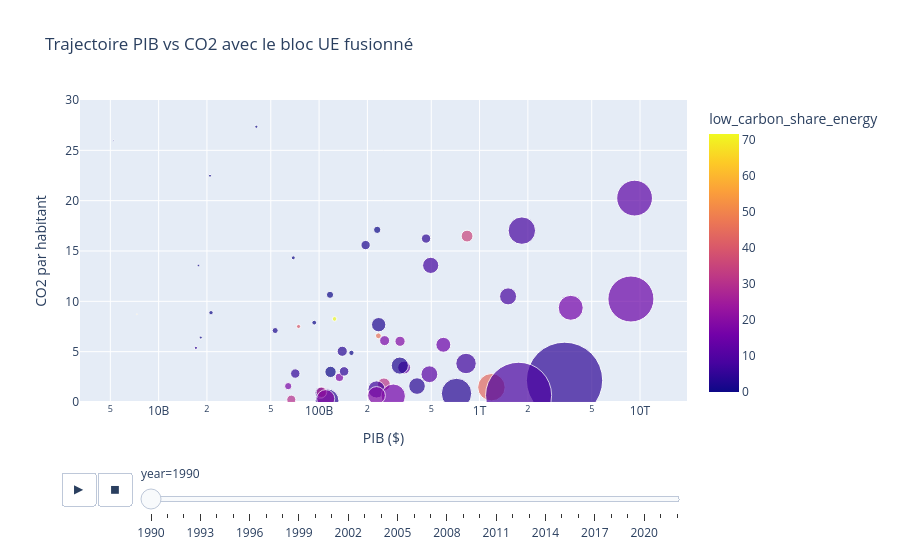

Notebook cell for this chart:
### Code cell
fig = px.scatter(df_clean_grouped, # On utilise le dataset groupé
                 x="gdp",
                 y="co2_per_capita",
                 size="population",
                 size_max=60,
                 color="low_carbon_share_energy",
                 hover_name="region_or_country", # On affiche le nouveau nom au survol
                 log_x=True,
                 animation_frame="year",
                 range_y=[0, 30],
                 title="Trajectoire PIB vs CO2 avec le bloc UE fusionné",
                 labels={"gdp":"PIB ($)", "co2_per_capita": "CO2 par habitant"})

fig.show()

### Figure 1 — Plotly figure (JSON) as saved in the notebook; plotly's stock layout.template omitted (floating-point values rounded to 4 significant figures)
{"data": [{"hovertemplate": "<b>%{hovertext}</b><br><br>year=1990<br>PIB ($)=%{x}<br>CO2 par habitant=%{y}<br>population=%{marker.size}<br>low_carbon_share_energy=%{marker.color}<extra></extra>", "hovertext": ["Algeria", "Argentina", "Australia", "Azerbaijan", "Bangladesh", "Belarus", "Brazil", "Canada", "Chile", "China", "Colombia", "Ecuador", "Egypt", "Hong Kong", "Iceland", "India", "Indonesia", "Iran", "Iraq", "Israel", "Japan", "Kazakhstan", "Kuwait", "Malaysia", "Mexico", "Morocco", "New Zealand", "North Macedonia", "Norway", "Oman", "Pakistan", "Peru", "Philippines", "Qatar", "Russia", "Saudi Arabia", "Singapore", "South Africa", "South Korea", "Sri Lanka", "Switzerland", "Taiwan", "Thailand", "Trinidad and Tobago", "Turkey", "Turkmenistan", "Ukraine", "Union Européenne", "United Arab Emirates", "United Kingdom", "United States", "Uzbekistan", "Venezuela", "Vietnam"], "legendgroup": "", "marker": {"color": [0.119, 13.7, 4.137, 1.77, 3.332, 0.012, 43.67, 35.07, 18.08, 4.45, 31.2, 17.3, 7.097, 0.0, 59.08, 8.845, 3.597, 2.531, 5.453, 0.006, 15.85, 2.384, 0.0, 4.645, 7.005, 4.106, 40.27, 4.612, 71.56, 0.0, 16.08, 28.07, 18.76, 0.0, 7.893, 0.0, 0.097, 2.553, 14.88, 29.79, 45.97, 18.87, 3.878, 0.139, 11.59, 0.005, 7.553, 14.33, 0.0, 7.938, 12.01, 3.562, 17.21, 19.58], "coloraxis": "coloraxis", "size": [25380000.0, 32760000.0, 17130000.0, 7231000.0, 111600000.0, 10190000.0, 149100000.0, 27790000.0, 13440000.0, 1154000000.0, 32440000.0, 10470000.0, 58400000.0, 5561000.0, 254800.0, 865000000.0, 183500000.0, 58380000.0, 17580000.0, 4545000.0, 123400000.0, 17150000.0, 1685000.0, 17830000.0, 82820000.0, 24380000.0, 3397000.0, 2064000.0, 4241000.0, 1764000.0, 116200000.0, 22010000.0, 62850000.0, 440200.0, 149000000.0, 10640000.0, 3040000.0, 40750000.0, 44080000.0, 16350000.0, 6713000.0, 20590000.0, 54740000.0, 1252000.0, 56020000.0, 3761000.0, 52050000.0, 419600000.0, 1898000.0, 57370000.0, 253400000.0, 20460000.0, 19830000.0, 65500000.0], "sizemode": "area", "sizeref": 396200.0, "symbol": "circle"}, "mode": "markers", "name": "", "orientation": "v", "showlegend": false, "type": "scatter", "x": [117800000000.0, 338800000000.0, 464100000000.0, 53240000000.0, 112100000000.0, 117000000000.0, 1185000000000.0, 836000000000.0, 134000000000.0, 3385000000000.0, 253500000000.0, 64190000000.0, 228000000000.0, 159000000000.0, 7326000000.0, 1751000000000.0, 718500000000.0, 318500000000.0, 71050000000.0, 93270000000.0, 3700000000000.0, 194900000000.0, 20900000000.0, 143200000000.0, 823600000000.0, 102200000000.0, 74480000000.0, 17070000000.0, 124900000000.0, 18310000000.0, 290100000000.0, 103600000000.0, 227900000000.0, 5222000000.0, 1835000000000.0, 230200000000.0, 69070000000.0, 235100000000.0, 594800000000.0, 67100000000.0, 234200000000.0, 319500000000.0, 407600000000.0, 17710000000.0, 486800000000.0, 21200000000.0, 495900000000.0, 8776000000000.0, 40640000000.0, 1506000000000.0, 9250000000000.0, 139400000000.0, 256100000000.0, 109900000000.0], "xaxis": "x", "y": [2.991, 3.425, 16.24, 7.101, 0.126, 10.65, 1.466, 16.48, 2.449, 2.153, 1.753, 1.575, 1.248, 4.882, 8.719, 0.668, 0.845, 3.616, 2.826, 7.882, 9.359, 15.59, 22.47, 3.043, 3.825, 0.915, 7.504, 5.378, 8.254, 6.398, 0.584, 0.972, 0.649, 25.96, 17.02, 17.1, 14.32, 7.68, 5.683, 0.233, 6.576, 6.033, 1.581, 13.56, 2.759, 8.871, 13.57, 10.23, 27.35, 10.49, 20.25, 5.039, 6.096, 0.325], "yaxis": "y"}], "layout": {"coloraxis": {"colorbar": {"title": {"text": "low_carbon_share_energy"}}, "colorscale": [[0, "#0d0887"], [0.1111, "#46039f"], [0.2222, "#7201a8"], [0.3333, "#9c179e"], [0.4444, "#bd3786"], [0.5556, "#d8576b"], [0.6667, "#ed7953"], [0.7778, "#fb9f3a"], [0.8889, "#fdca26"], [1, "#f0f921"]]}, "legend": {"itemsizing": "constant", "tracegroupgap": 0}, "sliders": [{"active": 0, "currentvalue": {"prefix": "year="}, "len": 0.9, "pad": {"b": 10, "t": 60}, "steps": [{"args": [["1990"], {"frame": {"duration": 0, "redraw": false}, "fromcurrent": true, "mode": "immediate", "transition": {"duration": 0, "easing": "linear"}}], "label": "1990", "method": "animate"}, {"args": [["1991"], {"frame": {"duration": 0, "redraw": false}, "fromcurrent": true, "mode": "immediate", "transition": {"duration": 0, "easing": "linear"}}], "label": "1991", "method": "animate"}, {"args": [["1992"], {"frame": {"duration": 0, "redraw": false}, "fromcurrent": true, "mode": "immediate", "transition": {"duration": 0, "easing": "linear"}}], "label": "1992", "method": "animate"}, {"args": [["1993"], {"frame": {"duration": 0, "redraw": false}, "fromcurrent": true, "mode": "immediate", "transition": {"duration": 0, "easing": "linear"}}], "label": "1993", "method": "animate"}, {"args": [["1994"], {"frame": {"duration": 0, "redraw": false}, "fromcurrent": true, "mode": "immediate", "transition": {"duration": 0, "easing": "linear"}}], "label": "1994", "method": "animate"}, {"args": [["1995"], {"frame": {"duration": 0, "redraw": false}, "fromcurrent": true, "mode": "immediate", "transition": {"duration": 0, "easing": "linear"}}], "label": "1995", "method": "animate"}, {"args": [["1996"], {"frame": {"duration": 0, "redraw": false}, "fromcurrent": true, "mode": "immediate", "transition": {"duration": 0, "easing": "linear"}}], "label": "1996", "method": "animate"}, {"args": [["1997"], {"frame": {"duration": 0, "redraw": false}, "fromcurrent": true, "mode": "immediate", "transition": {"duration": 0, "easing": "linear"}}], "label": "1997", "method": "animate"}, {"args": [["1998"], {"frame": {"duration": 0, "redraw": false}, "fromcurrent": true, "mode": "immediate", "transition": {"duration": 0, "easing": "linear"}}], "label": "1998", "method": "animate"}, {"args": [["1999"], {"frame": {"duration": 0, "redraw": false}, "fromcurrent": true, "mode": "immediate", "transition": {"duration": 0, "easing": "linear"}}], "label": "1999", "method": "animate"}, {"args": [["2000"], {"frame": {"duration": 0, "redraw": false}, "fromcurrent": true, "mode": "immediate", "transition": {"duration": 0, "easing": "linear"}}], "label": "2000", "method": "animate"}, {"args": [["2001"], {"frame": {"duration": 0, "redraw": false}, "fromcurrent": true, "mode": "immediate", "transition": {"duration": 0, "easing": "linear"}}], "label": "2001", "method": "animate"}, {"args": [["2002"], {"frame": {"duration": 0, "redraw": false}, "fromcurrent": true, "mode": "immediate", "transition": {"duration": 0, "easing": "linear"}}], "label": "2002", "method": "animate"}, {"args": [["2003"], {"frame": {"duration": 0, "redraw": false}, "fromcurrent": true, "mode": "immediate", "transition": {"duration": 0, "easing": "linear"}}], "label": "2003", "method": "animate"}, {"args": [["2004"], {"frame": {"duration": 0, "redraw": false}, "fromcurrent": true, "mode": "immediate", "transition": {"duration": 0, "easing": "linear"}}], "label": "2004", "method": "animate"}, {"args": [["2005"], {"frame": {"duration": 0, "redraw": false}, "fromcurrent": true, "mode": "immediate", "transition": {"duration": 0, "easing": "linear"}}], "label": "2005", "method": "animate"}, {"args": [["2006"], {"frame": {"duration": 0, "redraw": false}, "fromcurrent": true, "mode": "immediate", "transition": {"duration": 0, "easing": "linear"}}], "label": "2006", "method": "animate"}, {"args": [["2007"], {"frame": {"duration": 0, "redraw": false}, "fromcurrent": true, "mode": "immediate", "transition": {"duration": 0, "easing": "linear"}}], "label": "2007", "method": "animate"}, {"args": [["2008"], {"frame": {"duration": 0, "redraw": false}, "fromcurrent": true, "mode": "immediate", "transition": {"duration": 0, "easing": "linear"}}], "label": "2008", "method": "animate"}, {"args": [["2009"], {"frame": {"duration": 0, "redraw": false}, "fromcurrent": true, "mode": "immediate", "transition": {"duration": 0, "easing": "linear"}}], "label": "2009", "method": "animate"}, {"args": [["2010"], {"frame": {"duration": 0, "redraw": false}, "fromcurrent": true, "mode": "immediate", "transition": {"duration": 0, "easing": "linear"}}], "label": "2010", "method": "animate"}, {"args": [["2011"], {"frame": {"duration": 0, "redraw": false}, "fromcurrent": true, "mode": "immediate", "transition": {"duration": 0, "easing": "linear"}}], "label": "2011", "method": "animate"}, {"args": [["2012"], {"frame": {"duration": 0, "redraw": false}, "fromcurrent": true, "mode": "immediate", "transition": {"duration": 0, "easing": "linear"}}], "label": "2012", "method": "animate"}, {"args": [["2013"], {"frame": {"duration": 0, "redraw": false}, "fromcurrent": true, "mode": "immediate", "transition": {"duration": 0, "easing": "linear"}}], "label": "2013", "method": "animate"}, {"args": [["2014"], {"frame": {"duration": 0, "redraw": false}, "fromcurrent": true, "mode": "immediate", "transition": {"duration": 0, "easing": "linear"}}], "label": "2014", "method": "animate"}, {"args": [["2015"], {"frame": {"duration": 0, "redraw": false}, "fromcurrent": true, "mode": "immediate", "transition": {"duration": 0, "easing": "linear"}}], "label": "2015", "method": "animate"}, {"args": [["2016"], {"frame": {"duration": 0, "redraw": false}, "fromcurrent": true, "mode": "immediate", "transition": {"duration": 0, "easing": "linear"}}], "label": "2016", "method": "animate"}, {"args": [["2017"], {"frame": {"duration": 0, "redraw": false}, "fromcurrent": true, "mode": "immediate", "transition": {"duration": 0, "easing": "linear"}}], "label": "2017", "method": "animate"}, {"args": [["2018"], {"frame": {"duration": 0, "redraw": false}, "fromcurrent": true, "mode": "immediate", "transition": {"duration": 0, "easing": "linear"}}], "label": "2018", "method": "animate"}, {"args": [["2019"], {"frame": {"duration": 0, "redraw": false}, "fromcurrent": true, "mode": "immediate", "transition": {"duration": 0, "easing": "linear"}}], "label": "2019", "method": "animate"}, {"args": [["2020"], {"frame": {"duration": 0, "redraw": false}, "fromcurrent": true, "mode": "immediate", "transition": {"duration": 0, "easing": "linear"}}], "label": "2020", "method": "animate"}, {"args": [["2021"], {"frame": {"duration": 0, "redraw": false}, "fromcurrent": true, "mode": "immediate", "transition": {"duration": 0, "easing": "linear"}}], "label": "2021", "method": "animate"}, {"args": [["2022"], {"frame": {"duration": 0, "redraw": false}, "fromcurrent": true, "mode": "immediate", "transition": {"duration": 0, "easing": "linear"}}], "label": "2022", "method": "animate"}], "x": 0.1, "xanchor": "left", "y": 0, "yanchor": "top"}], "title": {"text": "Trajectoire PIB vs CO2 avec le bloc UE fusionné"}, "updatemenus": [{"buttons": [{"args": [null, {"frame": {"duration": 500, "redraw": false}, "fromcurrent": true, "mode": "immediate", "transition": {"duration": 500, "easing": "linear"}}], "label": "&#9654;", "method": "animate"}, {"args": [[null], {"frame": {"duration": 0, "redraw": false}, "fromcurrent": true, "mode": "immediate", "transition": {"duration": 0, "easing": "linear"}}], "label": "&#9724;", "method": "animate"}], "direction": "left", "pad": {"r": 10, "t": 70}, "showactive": false, "type": "buttons", "x": 0.1, "xanchor": "right", "y": 0, "yanchor": "top"}], "xaxis": {"anchor": "y", "domain": [0, 1], "title": {"text": "PIB ($)"}, "type": "log"}, "yaxis": {"anchor": "x", "domain": [0, 1], "range": [0, 30], "title": {"text": "CO2 par habitant"}}}}
